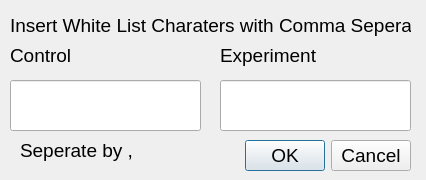
<?xml version="1.0" encoding="UTF-8"?>
<ui version="4.0">
 <class>WhiteList</class>
 <widget class="QDialog" name="WhiteList">
  <property name="geometry">
   <rect>
    <x>0</x>
    <y>0</y>
    <width>426</width>
    <height>180</height>
   </rect>
  </property>
  <property name="font">
   <font>
    <family>Arial</family>
    <pointsize>14</pointsize>
   </font>
  </property>
  <property name="windowTitle">
   <string>Dialog</string>
  </property>
  <widget class="QDialogButtonBox" name="buttonBox">
   <property name="geometry">
    <rect>
     <x>70</x>
     <y>140</y>
     <width>341</width>
     <height>32</height>
    </rect>
   </property>
   <property name="orientation">
    <enum>Qt::Horizontal</enum>
   </property>
   <property name="standardButtons">
    <set>QDialogButtonBox::Cancel|QDialogButtonBox::Ok</set>
   </property>
  </widget>
  <widget class="QLineEdit" name="white_list_control_lineEdit">
   <property name="geometry">
    <rect>
     <x>10</x>
     <y>80</y>
     <width>191</width>
     <height>51</height>
    </rect>
   </property>
  </widget>
  <widget class="QLabel" name="label">
   <property name="geometry">
    <rect>
     <x>10</x>
     <y>0</y>
     <width>401</width>
     <height>51</height>
    </rect>
   </property>
   <property name="text">
    <string>Insert White List Charaters with Comma Seperate</string>
   </property>
  </widget>
  <widget class="QLabel" name="label_2">
   <property name="geometry">
    <rect>
     <x>10</x>
     <y>40</y>
     <width>191</width>
     <height>31</height>
    </rect>
   </property>
   <property name="text">
    <string>Control</string>
   </property>
  </widget>
  <widget class="QLabel" name="label_3">
   <property name="geometry">
    <rect>
     <x>220</x>
     <y>40</y>
     <width>191</width>
     <height>31</height>
    </rect>
   </property>
   <property name="text">
    <string>Experiment</string>
   </property>
  </widget>
  <widget class="QLineEdit" name="white_list_experiment_lineEdit">
   <property name="geometry">
    <rect>
     <x>220</x>
     <y>80</y>
     <width>191</width>
     <height>51</height>
    </rect>
   </property>
  </widget>
  <widget class="QLabel" name="label_4">
   <property name="geometry">
    <rect>
     <x>20</x>
     <y>140</y>
     <width>141</width>
     <height>21</height>
    </rect>
   </property>
   <property name="text">
    <string>Seperate by ,</string>
   </property>
  </widget>
 </widget>
 <resources/>
 <connections>
  <connection>
   <sender>buttonBox</sender>
   <signal>accepted()</signal>
   <receiver>WhiteList</receiver>
   <slot>accept()</slot>
   <hints>
    <hint type="sourcelabel">
     <x>248</x>
     <y>254</y>
    </hint>
    <hint type="destinationlabel">
     <x>157</x>
     <y>274</y>
    </hint>
   </hints>
  </connection>
  <connection>
   <sender>buttonBox</sender>
   <signal>rejected()</signal>
   <receiver>WhiteList</receiver>
   <slot>reject()</slot>
   <hints>
    <hint type="sourcelabel">
     <x>316</x>
     <y>260</y>
    </hint>
    <hint type="destinationlabel">
     <x>286</x>
     <y>274</y>
    </hint>
   </hints>
  </connection>
 </connections>
</ui>
